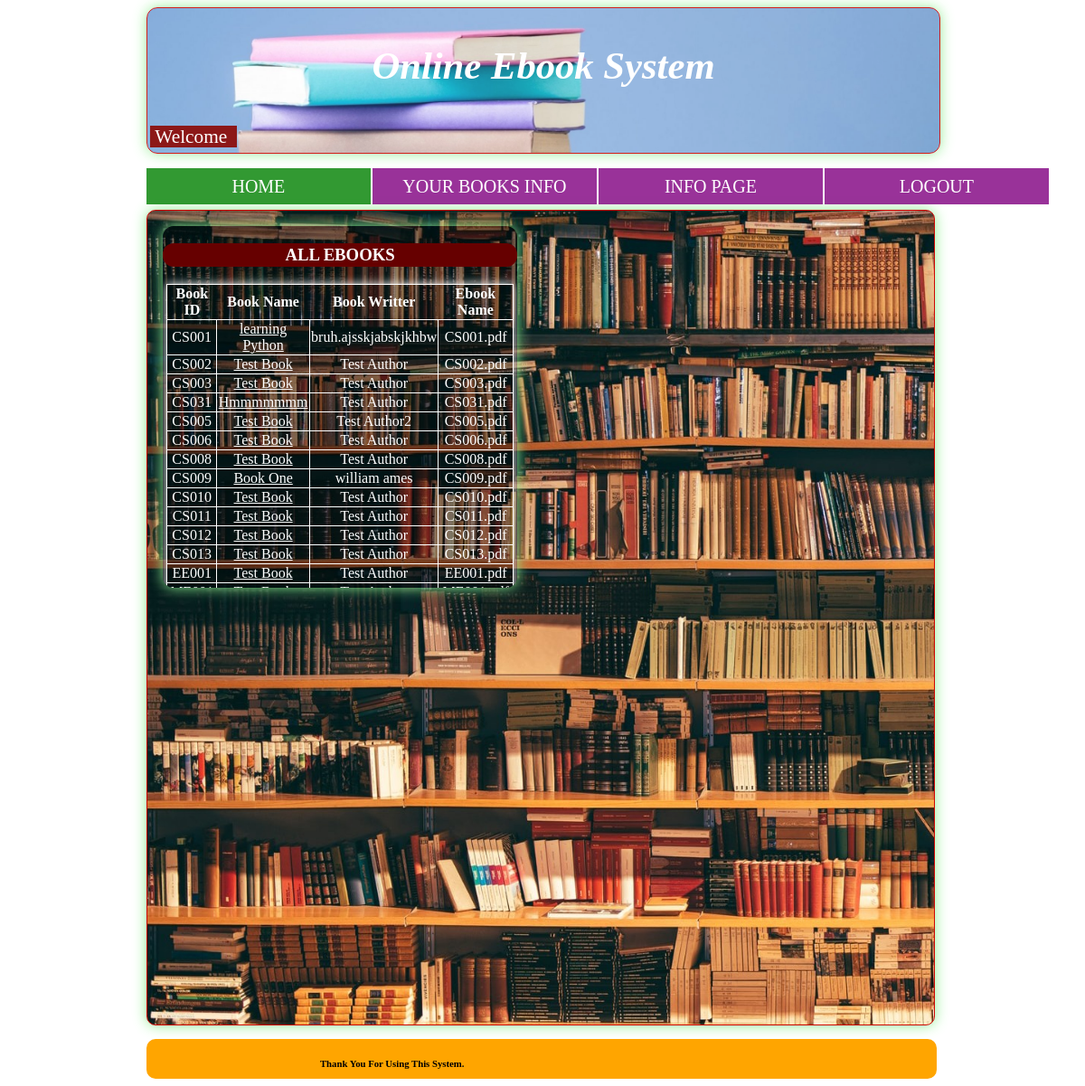
The app's page /sdb.php with its own data.
### tables this page shows
CREATE TABLE `book` (
  `b_id` varchar(255) NOT NULL,
  `booksname` varchar(50) NOT NULL,
  `authorname` varchar(50) NOT NULL,
  `file_name` varchar(255) NOT NULL,
  `path` varchar(200) NOT NULL
);

### sdb.php (the view, shortened to what this page needs)
<?php include("conn.php");
$name=$_SESSION["sname"];
$namecap=ucwords($name);
?>
<!DOCTYPE html>
<html>
<head><title>Student_DashBoard</title></head>
<body>
  <div class="box">
   <table  style =" font-size:16pt"  align="center" width="100%" height="100%">
      <tr>
        <td style="color:white"><h1 align="center"><marquee><i>Online Ebook System</i>  </marquee></h1></td>
      </tr>
      <tr>
        <td ><mark style="color:white;background-color:maroon";> &nbsp;Welcome
            <b><?php echo $namecap; ?> &nbsp;</b></mark></td>
      </tr>
    </table>
  </div>
  <div class="nav">
    <ul>
      <li><a style="background-color: green" href="sdb.php">HOME</a></li>
      <li><a href="sbooks.php">YOUR BOOKS INFO</a></li>
      <li><a href="home.php">INFO PAGE</a></li>
      <li><a href="index.php">LOGOUT</a></li>
    </ul>
<br><br>
</div>
  <div class="boxtwo" style="border-radius: 10px; width:73.5%; height:900px; margin-left:13%;margin-top:10px;background-color:white">
    <div class="box-cnt">
      <h3 class="box-cnt-h">ALL EBOOKS</h3>
         <table class="box-table">
                <tr>
                    <th>Book ID</th>
                    <th>Book Name</th>
                    <th>Book Writter</th>
                    <th>Ebook Name</th>
                </tr>
            <?php  $data=mysqli_query($conn,"SELECT * FROM `book`");
	              while($row = mysqli_fetch_array($data))
	               {
                        echo "<tr>";
                          $bookid_cse=$row["b_id"];
                          $lg1="<a href='view_book.php?id=$bookid_cse'>";
                        echo "<td>" ;echo $row["b_id"]; echo "</td>";
                        echo "<td>";echo "$lg1"; echo $row["booksname"]; echo "</a>"; echo "</td>";
                        echo "<td>"; echo $row["authorname"]; echo "</td>";
                        echo "<td>"; echo $row["file_name"]; echo "</td>";
                        echo "</tr>";
                    }
	            ?>
                </table>
    </div>
  </div>
      <div class="boxthree" style="background-color:orange; border:solid 2px orange;border-radius: 10px; width:73.5%; height:40px; margin-left:13%; margin-top:15px" >
        <marquee behavior="alternate" direction="right" loop="1" style="margin-right:38%" align="center"><h6 style="line-height:1px;">Thank You For Using This System.</h6></marquee>
      </div>
</body>
<html>

### sdb.php (style rules this page uses)
body { background: url("2.jpg"); }
.box { width:74%; height:160px; background-image: url("lib.jpeg"); background-size: cover; margin-left: 13%; opacity: .9; box-shadow:0px 0px 15px lightgreen; border-radius:12px; border:solid 1px #CF0403; }
.boxtwo { background-image: url("lg3.jpg"); background-size: cover; box-shadow:0px 0px 15px lightgreen; border:solid 1px #CF0403; }
ul { padding: 0 ; list-style: none; }
ul li { float: left; width: 248px; height: 40px; background-color: purple; opacity: .8; line-height: 40px; text-align: center; font-size: 20px; margin-right: 2px; }
ul li a { text-decoration: none; color: white; display: block; }
.nav { padding-left:13%; }
.box-cnt { box-shadow: 0px 0px 15px lightgreen; background:rgba(0,0,0,0.38); float:left; border-radius:12px; overflow: auto; height:400px; width:45%; margin: 2% 2%; float: left; }
.box-cnt-h { color:white; text-align: center; padding-top:2px; padding-bottom: 2px; background:#660000; border-radius:12px; }
.box-table { color: white; text-align: center; border-collapse: collapse; margin:1%; box-shadow: 0px 0px 10px white; height: auto; }
.box-table td,tr { border: 1px solid white; }
a { color: white; }

### records on screen
book: b_id "CS001", booksname "learning Python", authorname "bruh.ajsskjabskjkhbw", file_name "CS001.pdf"
book: b_id "CS002", booksname "Test Book", authorname "Test Author", file_name "CS002.pdf"
book: b_id "CS003", booksname "Test Book", authorname "Test Author", file_name "CS003.pdf"
book: b_id "CS031", booksname "Hmmmmmmm", authorname "Test Author", file_name "CS031.pdf"
book: b_id "CS005", booksname "Test Book", authorname "Test Author2", file_name "CS005.pdf"
book: b_id "CS006", booksname "Test Book", authorname "Test Author", file_name "CS006.pdf"
book: b_id "CS008", booksname "Test Book", authorname "Test Author", file_name "CS008.pdf"
book: b_id "CS009", booksname "Book One", authorname "william ames", file_name "CS009.pdf"
book: b_id "CS010", booksname "Test Book", authorname "Test Author", file_name "CS010.pdf"
book: b_id "CS011", booksname "Test Book", authorname "Test Author", file_name "CS011.pdf"
book: b_id "CS012", booksname "Test Book", authorname "Test Author", file_name "CS012.pdf"
book: b_id "CS013", booksname "Test Book", authorname "Test Author", file_name "CS013.pdf"
book: b_id "EE001", booksname "Test Book", authorname "Test Author", file_name "EE001.pdf"
